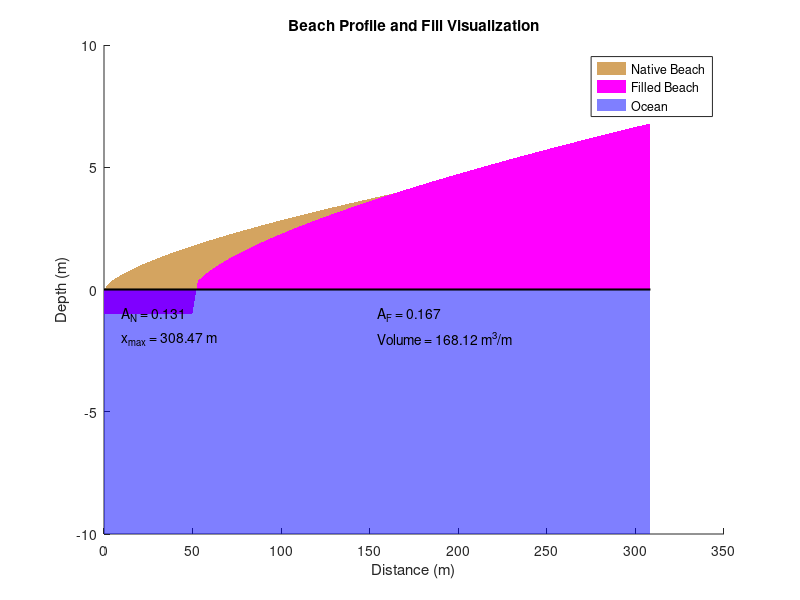

MATLAB code for this plot:
function beachSimulation()
    % Procedural implementation of the beachSimulation
    % Parameters
    n = 100;      % Number of points in profile
    B = 1.0;      % Berm height (m)
    h = 6.0;      % Depth of closure (m)
    d = 0.3;      % Native grain size (mm)
    df = 0.4;     % Fill grain size (mm)
    W = 50.0;     % Final fill width (m)

    % Compute slope factors
    AN = Acalc(d);
    AF = Acalc(df);

    % Calculate xmax and volume
    xmax_n = (h / AN)^1.5;
    xmax_f = W + (h / AF)^1.5;

    if AF > AN
        xmax = xmax_n;
        volume = calculateVolume(B, W, AN, AF, xmax_n);
    elseif AF == AN
        xmax = xmax_n + W;
        volume = W * (B + h);
    else
        xmax = xmax_f;
        volume = calculateVolume(B, W, AN, AF, xmax_n);
    end

    % Generate profiles
    [hn, hf] = calculateProfiles(n, xmax, W, B, AN, AF);

    % Plot results
    plotProfiles(hn, hf, xmax, volume, AN, AF);
end

function A = Acalc(d)
    % Calculate slope factor based on grain size
    A = 0.0165 * d^3 - 0.2118 * d^2 + 0.5028 * d - 0.0008;
end

function volume = calculateVolume(B, W, AN, AF, xmax_n)
    % Calculate volume based on grain sizes
    volume = B * W + 0.6 * AN * W^(5/3) / (1 - (AN / AF)^1.5)^(2/3);
end

function [hn, hf] = calculateProfiles(n, xmax, W, B, AN, AF)
    % Generate native and fill beach profiles
    dx = xmax / (n - 1);
    hn = zeros(1, n); % Native beach profile
    hf = zeros(1, n); % Fill beach profile

    for i = 1:n
        x = (i - 1) * dx;
        hn(i) = AN * x^(2/3); % Native profile
        
        if x < W
            hf(i) = -B;    % Fill profile (berm)
        else
            hf(i) = AF * (x - W)^(2/3);
        end
    end
end

function plotProfiles(hn, hf, xmax, volume, AN, AF)
    % Plot the profiles and results
    x = linspace(0, xmax, length(hn));
    figure;
    hold on;

    % Plot native beach profile
    fill([x, xmax, 0], [hn, 0, 0], [212, 164, 96] / 255, 'EdgeColor', 'none');
    
    % Plot fill beach profile
    fill([x, xmax, 0], [hf, 0, 0], [1, 0, 1], 'EdgeColor', 'none');

    % Plot ocean
    fill([xmax, xmax, 0, 0], [0, -10, -10, 0], [0, 0, 1], 'EdgeColor', 'none', 'FaceAlpha', 0.5);

    % Plot axes and labels
    plot([0, xmax], [0, 0], 'k', 'LineWidth', 1.5); % X-axis
    xlabel('Distance (m)');
    ylabel('Depth (m)');
    title('Beach Profile and Fill Visualization');
    legend('Native Beach', 'Filled Beach', 'Ocean');
    
    % Annotate calculated values
    text(10, -1, sprintf('A_N = %.3f', AN));
    text(xmax / 2, -1, sprintf('A_F = %.3f', AF));
    text(10, -2, sprintf('x_{max} = %.2f m', xmax));
    text(xmax / 2, -2, sprintf('Volume = %.2f m^3/m', volume));
    
    hold off;
end
